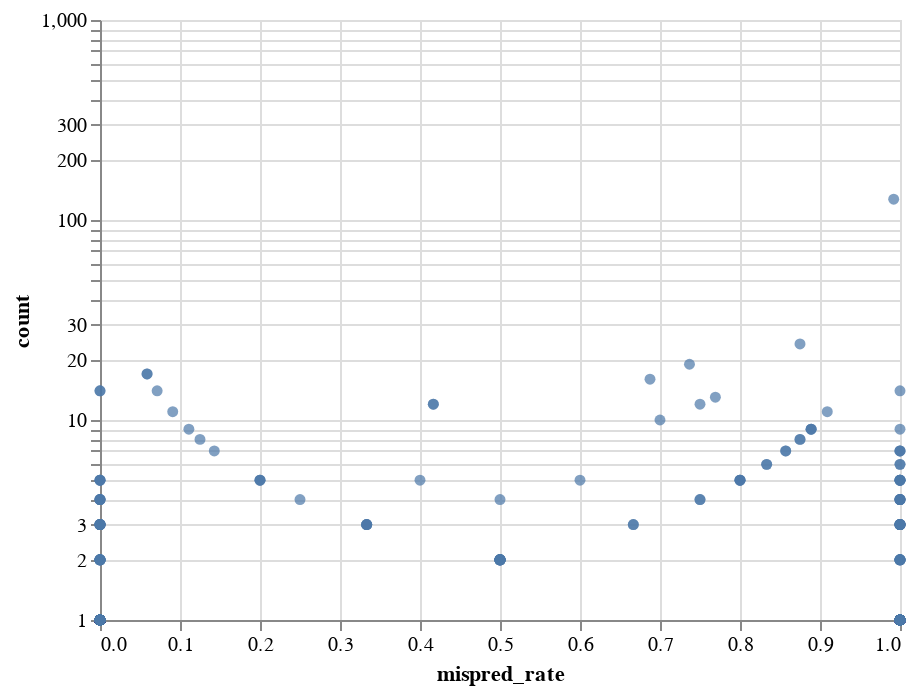

The notebook cell saved with this chart:
### Code cell
# rates = full_df.groupby('inst_addr')['mispredicted'].mean().reset_index(name='aa')
# df = full_df[full_df['inst_addr'].isin(rates[rates['aa'] > 0.3]['inst_addr'])]

alt.Chart(full_df[['taken', 'inst_rel_addr']]).mark_circle().encode(
    x = 'mispred_rate:Q',
    y = alt.Y(
        'count:Q',
        scale=alt.Scale(type="log")  # Here the scale is applied
    ),
    tooltip='inst_rel_addr'
).transform_aggregate(
    mispred_rate = 'mean(taken)',
    count = 'count()',
    groupby=['inst_rel_addr']
)

### Figure 1 — Vega-Lite specification as saved in the notebook (floating-point values rounded to 4 significant figures; data arrays with more than 128 entries replaced by an {"elided": "..."} marker saying what was removed)
{"config": {"view": {"continuousWidth": 400, "continuousHeight": 300}}, "data": {"name": "data-d4a5aa0b641d5a5f72042b1502b6a2d4"}, "mark": "circle", "encoding": {"tooltip": {"field": "inst_rel_addr", "type": "nominal"}, "x": {"field": "mispred_rate", "type": "quantitative"}, "y": {"field": "count", "scale": {"type": "log"}, "type": "quantitative"}}, "transform": [{"aggregate": [{"op": "mean", "field": "taken", "as": "mispred_rate"}, {"op": "count", "as": "count"}], "groupby": ["inst_rel_addr"]}], "$schema": "https://vega.github.io/schema/vega-lite/v4.17.0.json", "datasets": {"data-d4a5aa0b641d5a5f72042b1502b6a2d4": {"elided": "1000 records"}}}
